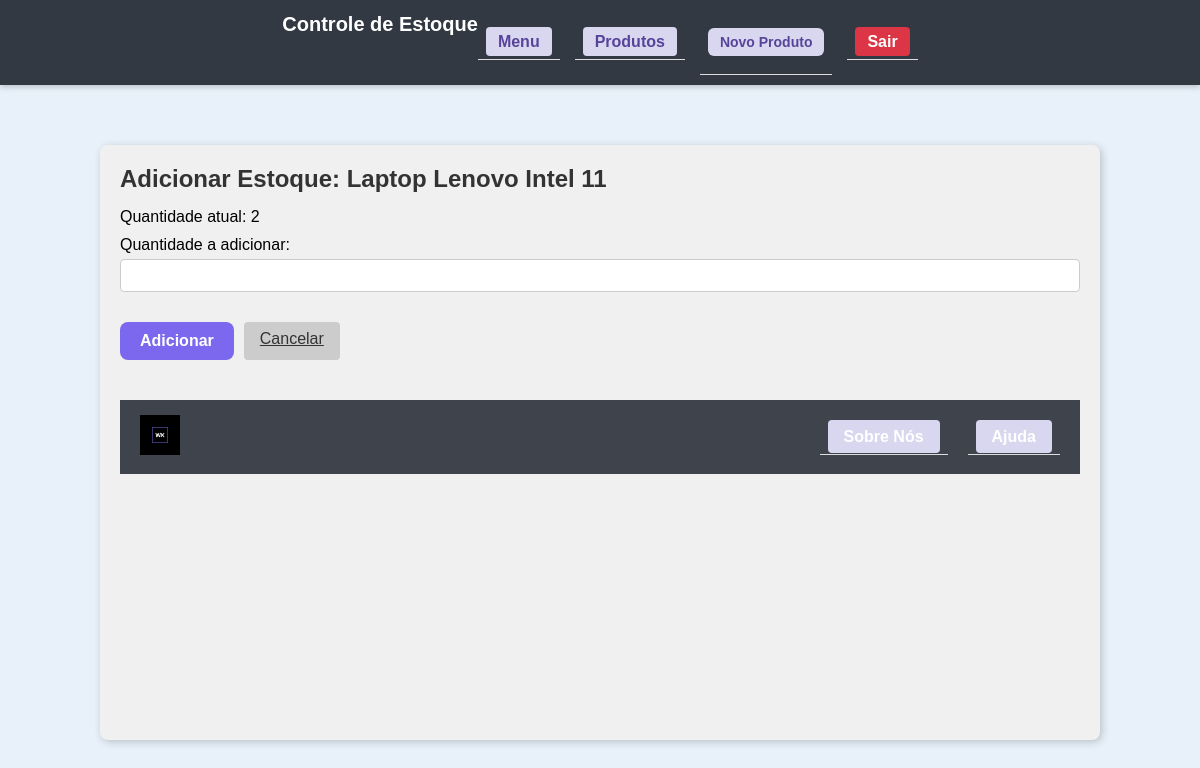
/adicionar_produto/1 (signed in), run on an earlier commit of the app's database.
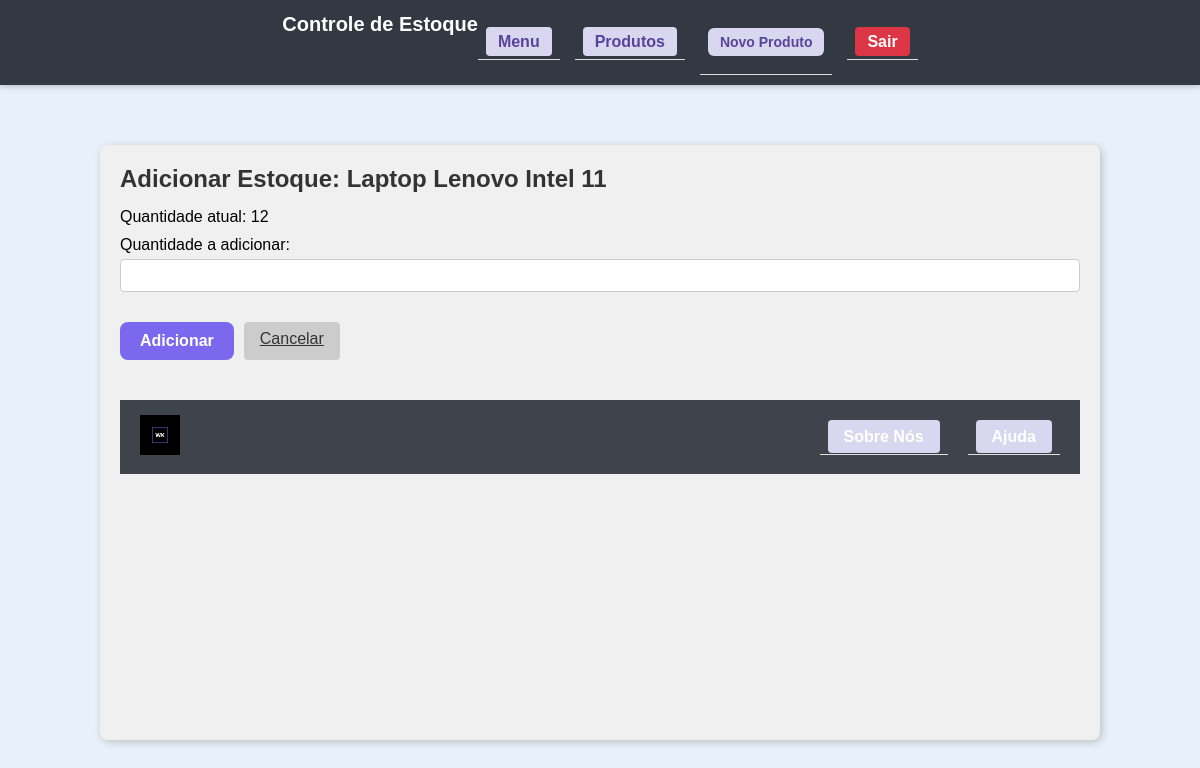
And on a later commit of the database.
### app/models.py (models this page shows)
class Produto(db.Model):
    id = db.Column(db.Integer, primary_key=True)
    nome = db.Column(db.String, nullable=True)
    quantidade = db.Column(db.Integer, nullable=True)
    quantidade_minima = db.Column(db.Integer, nullable=True, default = 0)
    descricao = db.Column(db.Text, nullable=True)

### app/views.py (the view, shortened to what this page needs)
@app.route('/adicionar_produto/<int:id>', methods=['GET', 'POST'])
@login_required
def adicionar_produto(id):
    produto = Produto.query.get_or_404(id)
    return render_template('adicionar_produto.html', produto=produto)

### app/models.py (called while the page is built)
@login_manager.user_loader
def load_user(user_id):
    return User.query.get(user_id)

### app/templates/adicionar_produto.html (shortened to what this page needs)
{% extends 'base.html' %}
{% block content %}
<div class="formulario">
    <h2>Adicionar Estoque: {{ produto.nome }}</h2>
    <p>Quantidade atual: {{ produto.quantidade }}</p>
    <form method="POST">
        <label for="quantidade_adicional">Quantidade a adicionar:</label>
        <input type="number" name="quantidade_adicional" min="1" required>
        <div class="botoes-lado">
            <button type="submit" class="botao">Adicionar</button>
            <a href="{{ url_for('produtos') }}" class="btn-secondary">Cancelar</a>
    </form>
</div>
{% endblock %}

What changed in the data, as far as the page shows it:
changed Produto "Laptop Lenovo Intel 11": quantidade "2" → "12"
